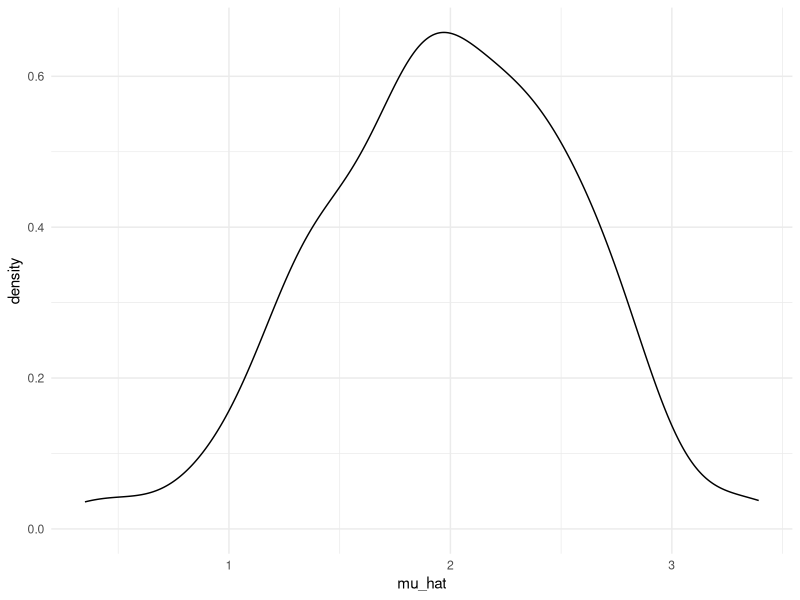
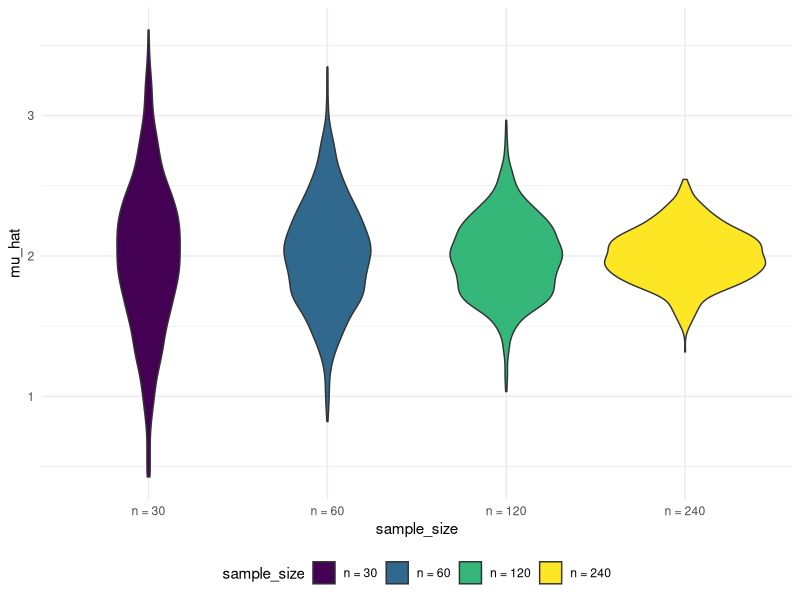

Source code (R) for these figures, in order:
## ---- chunk 1
library(tidyverse)

knitr::opts_chunk$set(
	echo = TRUE,
	warning = FALSE,
  fig.width = 6,
  fig.asp = .6,
  out.width = "90%"
)

theme_set(theme_minimal() + theme(legend.position = "bottom"))

options(
  ggplot2.continuous.colour = "viridis",
  ggplot2.continuous.fill = "viridis"
)

scale_colour_discrete = scale_colour_viridis_d
scale_fill_discrete = scale_fill_viridis_d
## ---- chunk 2
library(tidyverse)

set.seed(1)
## ---- chunk 3
sim_mean_sd = function(n, mu = 2, sigma = 3) {
  
  sim_data = tibble(
    x = rnorm(n, mean = mu, sd = sigma),
  )
  
  sim_data %>% 
    summarize(
      mu_hat = mean(x),
      sigma_hat = sd(x)
    )
}
## ---- chunk 4
output = vector("list", 100)

for (i in 1:100) {
  output[[i]] = sim_mean_sd(30)
}

sim_results = bind_rows(output)
## ---- chunk 5
sim_results = 
  rerun(100, sim_mean_sd(30, 2, 3)) %>% 
  bind_rows()
## ---- chunk 6
sim_results %>% 
  ggplot(aes(x = mu_hat)) + 
  geom_density()

sim_results %>% 
  pivot_longer(
    mu_hat:sigma_hat,
    names_to = "parameter", 
    values_to = "estimate") %>% 
  group_by(parameter) %>% 
  summarize(
    emp_mean = mean(estimate),
    emp_sd = sd(estimate)) %>% 
  knitr::kable(digits = 3)
## ---- chunk 7
n_list = 
  list(
    "n_30"  = 30, 
    "n_60"  = 60, 
    "n_120" = 120, 
    "n_240" = 240)

output = vector("list", length = 4)

for (i in 1:4) {
  output[[i]] = rerun(100, sim_mean_sd(n_list[[i]])) %>% 
    bind_rows
}
## ---- chunk 8
sim_results = 
  tibble(sample_size = c(30, 60, 120, 240)) %>% 
  mutate(
    output_lists = map(.x = sample_size, ~rerun(1000, sim_mean_sd(n = .x))),
    estimate_dfs = map(output_lists, bind_rows)) %>% 
  select(-output_lists) %>% 
  unnest(estimate_dfs)
## ---- chunk 9
sim_results %>% 
  mutate(
    sample_size = str_c("n = ", sample_size),
    sample_size = fct_inorder(sample_size)) %>% 
  ggplot(aes(x = sample_size, y = mu_hat, fill = sample_size)) + 
  geom_violin()
## ---- chunk 10
sim_results %>% 
  pivot_longer(
    mu_hat:sigma_hat,
    names_to = "parameter", 
    values_to = "estimate") %>% 
  group_by(parameter, sample_size) %>% 
  summarize(
    emp_mean = mean(estimate),
    emp_var = var(estimate)) %>% 
  knitr::kable(digits = 3)
